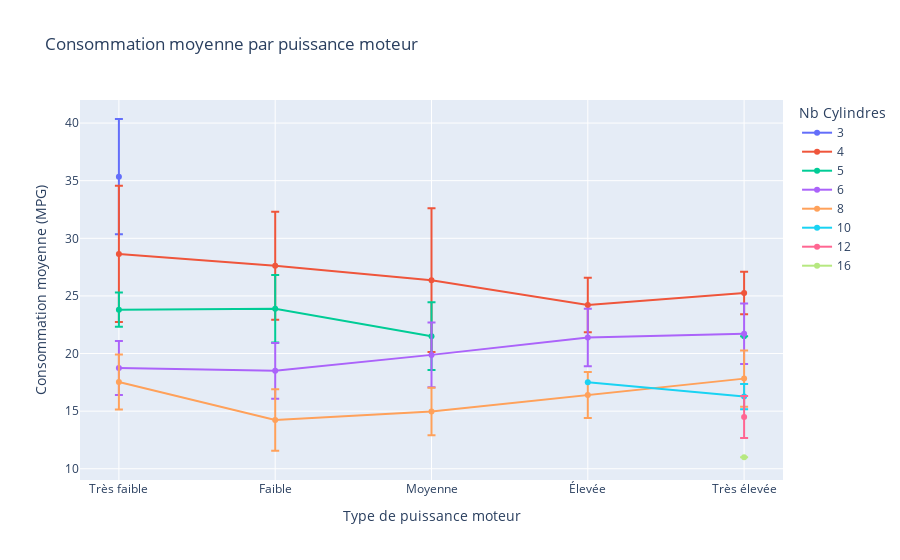

Notebook cell for this chart:
### Markdown cell above
#### Répartition des styles de véhicule selon le type de transmission

Le second graphique, un diagramme sunburst, permet de visualiser la répartition des **styles de véhicule** en fonction du **type de transmission** :

- Les **transmissions automatiques** concernent principalement des véhicules de type **SUV** et **berlines (Sedan)**, c’est-à-dire des modèles généralement plus spacieux, orientés vers le confort et souvent utilisés dans des contextes urbains ou familiaux.
- Les **transmissions manuelles** sont davantage associées à des **coupés**, **hatchbacks**, ou encore des **pickups**. Ces styles sont souvent liés à des usages plus économiques, sportifs ou professionnels.
- Les transmissions automatisées et directes (DIRECT_DRIVE) sont très minoritaires, ce qui les rend peu représentatives pour l’analyse.

#### Corrélation entre les deux graphiques

Les deux visualisations convergent vers une **relation structurelle entre le prix, le type de transmission et le style du véhicule** :

| Type de transmission | Styles dominants               | Gamme de prix associée  |
|----------------------|--------------------------------|-------------------------|
| Automatique          | SUV, Sedan                     | Moyenne à élevée        |
| Manuelle             | Coupé, Hatchback, Pickup       | Basse à moyenne         |
| Semi-automatique     | Divers véhicules haut de gamme | Élevée                  |

Cette corrélation permet de tirer des conclusions utiles à la fois en matière de compréhension du marché et dans une logique de conseil à l’achat.

#### En tant que vendeur:

Dans une optique de vente ou de recommandation:

- Pour un **client recherchant le confort ou un usage familial**, les véhicules **automatiques de type SUV ou berline** seront les plus adaptés.
- Pour un **client au budget restreint**, un **véhicule manuel** de type **compact** ou **coupé** sera plus accessible.
- Pour un **profil professionnel ou rural**, le **pickup manuel** reste un bon compromis entre robustesse et maîtrise du budget.

On peut **établir un profil type des acheteurs selon leur budget, leur usage et leurs attentes en matière de confort ou performance.**

### Code cell
# Suppression des lignes avec valeurs manquantes
df_clean = df.dropna(subset=['Engine HP', 'highway MPG', 'city mpg', 'Engine Cylinders']).copy()

# Calcul de la consommation moyenne
df_clean['Average MPG'] = (df_clean['highway MPG'] + df_clean['city mpg']) / 2

# Filtrage : suppression des moteurs à 0 cylindre (valeurs aberrantes)
df_clean = df_clean[df_clean['Engine Cylinders'] > 0]

# Tranches de puissance moteur
df_clean['HP Range'] = pd.qcut(df_clean['Engine HP'], q=5, labels=[
    'Très faible', 'Faible', 'Moyenne', 'Élevée', 'Très élevée'])

# Conversion des cylindres à entier
df_clean['Engine Cylinders'] = df_clean['Engine Cylinders'].round().astype('Int64')

# Agrégation
df_filtered = df_clean.groupby(['HP Range', 'Engine Cylinders']).agg(
    avg_mpg=('Average MPG', 'mean'),
    std_mpg=('Average MPG', 'std')
).reset_index()

# Graphique interactif
fig = px.line(
    df_filtered,
    x='HP Range',
    y='avg_mpg',
    error_y='std_mpg',
    color='Engine Cylinders',
    markers=True,
    title="Consommation moyenne par puissance moteur",
    labels={
        "HP Range": "Type de puissance moteur",
        "avg_mpg": "Consommation moyenne (MPG)",
        "Engine Cylinders": "Nombre de cylindres"
    }
)

fig.update_layout(
    legend_title_text='Nb Cylindres',
    yaxis_title="Consommation moyenne (MPG)",
    xaxis_title="Type de puissance moteur"
)

fig.show()

### Figure 1 — Plotly figure (JSON) as saved in the notebook; plotly's stock layout.template omitted (floating-point values rounded to 4 significant figures)
{"data": [{"error_y": {"array": [5.002, NaN, NaN, NaN, NaN]}, "hovertemplate": "Nombre de cylindres=3<br>Type de puissance moteur=%{x}<br>Consommation moyenne (MPG)=%{y}<extra></extra>", "legendgroup": "3", "line": {"color": "#636efa", "dash": "solid"}, "marker": {"symbol": "circle"}, "mode": "lines+markers", "name": "3", "orientation": "v", "showlegend": true, "type": "scatter", "x": ["Très faible", "Faible", "Moyenne", "Élevée", "Très élevée"], "xaxis": "x", "y": [35.35, NaN, NaN, NaN, NaN], "yaxis": "y"}, {"error_y": {"array": [5.908, 4.681, 6.241, 2.357, 1.852]}, "hovertemplate": "Nombre de cylindres=4<br>Type de puissance moteur=%{x}<br>Consommation moyenne (MPG)=%{y}<extra></extra>", "legendgroup": "4", "line": {"color": "#EF553B", "dash": "solid"}, "marker": {"symbol": "circle"}, "mode": "lines+markers", "name": "4", "orientation": "v", "showlegend": true, "type": "scatter", "x": ["Très faible", "Faible", "Moyenne", "Élevée", "Très élevée"], "xaxis": "x", "y": [28.64, 27.62, 26.37, 24.21, 25.25], "yaxis": "y"}, {"error_y": {"array": [1.492, 2.934, 2.942, NaN, 0.0]}, "hovertemplate": "Nombre de cylindres=5<br>Type de puissance moteur=%{x}<br>Consommation moyenne (MPG)=%{y}<extra></extra>", "legendgroup": "5", "line": {"color": "#00cc96", "dash": "solid"}, "marker": {"symbol": "circle"}, "mode": "lines+markers", "name": "5", "orientation": "v", "showlegend": true, "type": "scatter", "x": ["Très faible", "Faible", "Moyenne", "Élevée", "Très élevée"], "xaxis": "x", "y": [23.81, 23.88, 21.51, NaN, 21.5], "yaxis": "y"}, {"error_y": {"array": [2.344, 2.421, 2.817, 2.503, 2.622]}, "hovertemplate": "Nombre de cylindres=6<br>Type de puissance moteur=%{x}<br>Consommation moyenne (MPG)=%{y}<extra></extra>", "legendgroup": "6", "line": {"color": "#ab63fa", "dash": "solid"}, "marker": {"symbol": "circle"}, "mode": "lines+markers", "name": "6", "orientation": "v", "showlegend": true, "type": "scatter", "x": ["Très faible", "Faible", "Moyenne", "Élevée", "Très élevée"], "xaxis": "x", "y": [18.75, 18.5, 19.88, 21.39, 21.71], "yaxis": "y"}, {"error_y": {"array": [2.381, 2.67, 2.062, 1.998, 2.439]}, "hovertemplate": "Nombre de cylindres=8<br>Type de puissance moteur=%{x}<br>Consommation moyenne (MPG)=%{y}<extra></extra>", "legendgroup": "8", "line": {"color": "#FFA15A", "dash": "solid"}, "marker": {"symbol": "circle"}, "mode": "lines+markers", "name": "8", "orientation": "v", "showlegend": true, "type": "scatter", "x": ["Très faible", "Faible", "Moyenne", "Élevée", "Très élevée"], "xaxis": "x", "y": [17.52, 14.23, 14.96, 16.41, 17.82], "yaxis": "y"}, {"error_y": {"array": [NaN, NaN, NaN, NaN, 1.106]}, "hovertemplate": "Nombre de cylindres=10<br>Type de puissance moteur=%{x}<br>Consommation moyenne (MPG)=%{y}<extra></extra>", "legendgroup": "10", "line": {"color": "#19d3f3", "dash": "solid"}, "marker": {"symbol": "circle"}, "mode": "lines+markers", "name": "10", "orientation": "v", "showlegend": true, "type": "scatter", "x": ["Très faible", "Faible", "Moyenne", "Élevée", "Très élevée"], "xaxis": "x", "y": [NaN, NaN, NaN, 17.5, 16.26], "yaxis": "y"}, {"error_y": {"array": [NaN, NaN, NaN, NaN, 1.824]}, "hovertemplate": "Nombre de cylindres=12<br>Type de puissance moteur=%{x}<br>Consommation moyenne (MPG)=%{y}<extra></extra>", "legendgroup": "12", "line": {"color": "#FF6692", "dash": "solid"}, "marker": {"symbol": "circle"}, "mode": "lines+markers", "name": "12", "orientation": "v", "showlegend": true, "type": "scatter", "x": ["Très faible", "Faible", "Moyenne", "Élevée", "Très élevée"], "xaxis": "x", "y": [NaN, NaN, NaN, NaN, 14.49], "yaxis": "y"}, {"error_y": {"array": [NaN, NaN, NaN, NaN, 0.0]}, "hovertemplate": "Nombre de cylindres=16<br>Type de puissance moteur=%{x}<br>Consommation moyenne (MPG)=%{y}<extra></extra>", "legendgroup": "16", "line": {"color": "#B6E880", "dash": "solid"}, "marker": {"symbol": "circle"}, "mode": "lines+markers", "name": "16", "orientation": "v", "showlegend": true, "type": "scatter", "x": ["Très faible", "Faible", "Moyenne", "Élevée", "Très élevée"], "xaxis": "x", "y": [NaN, NaN, NaN, NaN, 11.0], "yaxis": "y"}], "layout": {"legend": {"title": {"text": "Nb Cylindres"}, "tracegroupgap": 0}, "title": {"text": "Consommation moyenne par puissance moteur"}, "xaxis": {"anchor": "y", "domain": [0, 1], "title": {"text": "Type de puissance moteur"}}, "yaxis": {"anchor": "x", "domain": [0, 1], "title": {"text": "Consommation moyenne (MPG)"}}}}
